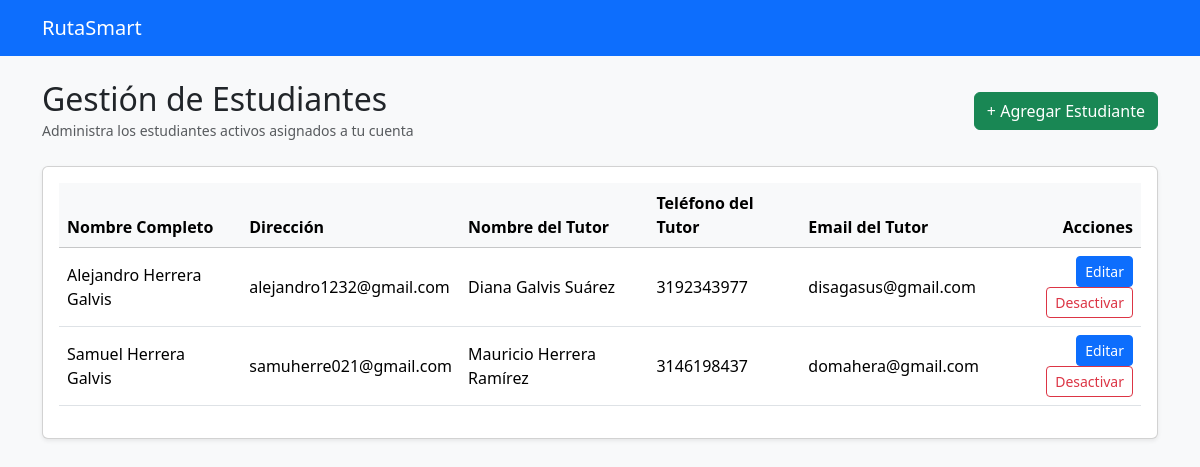
The app's page /students/ (signed in) with its own data.
### students/models.py (models this page shows, shortened)
class Student(models.Model):
    owner = models.ForeignKey(
        User,
        on_delete=models.CASCADE,
        related_name="students"
    )
    full_name = models.CharField(max_length=120)
    address = models.CharField(max_length=255)
    guardian_name = models.CharField(max_length=120)
    guardian_phone = models.CharField(max_length=20)
    guardian_email = models.EmailField(blank=True, null=True)
    is_active = models.BooleanField(default=True)
    created_at = models.DateTimeField(auto_now_add=True)
    updated_at = models.DateTimeField(auto_now=True)
    class Meta:
        ordering = ["full_name"]

### students/views.py (the view)
# urls.py: path("", RedirectView.as_view(pattern_name="student_list", permanent=False)),
@login_required
def student_list(request):
    students = Student.objects.filter(owner=request.user, is_active=True)
    return render(request, "students/student_list.html", {"students": students})

### students/templates/students/student_list.html
{% extends "base.html" %}
{% block content %}
<div class="d-flex justify-content-between align-items-center mb-4">
    <div>
        <h2 class="mb-0">Gestión de Estudiantes</h2>
        <small class="text-muted">Administra los estudiantes activos asignados a tu cuenta</small>
    </div>
    <a href="{% url 'student_create' %}" class="btn btn-success">+ Agregar Estudiante</a>
</div>
<div class="card shadow-sm">
    <div class="card-body">
        {% if students %}
            <div class="table-responsive">
                <table class="table table-hover align-middle">
                    <thead class="table-light">
                        <tr>
                            <th>Nombre Completo</th>
                            <th>Dirección</th>
                            <th>Nombre del Tutor</th>
                            <th>Teléfono del Tutor</th>
                            <th>Email del Tutor</th>
                            <th class="text-end">Acciones</th>
                        </tr>
                    </thead>
                    <tbody>
                        {% for student in students %}
                        <tr>
                            <td>{{ student.full_name }}</td>
                            <td>{{ student.address }}</td>
                            <td>{{ student.guardian_name }}</td>
                            <td>{{ student.guardian_phone }}</td>
                            <td>{{ student.guardian_email|default:"-" }}</td>
                            <td class="text-end">
                                <a href="{% url 'student_update' student.pk %}" class="btn btn-sm btn-primary">Editar</a>
                                <a href="{% url 'student_deactivate' student.pk %}" class="btn btn-sm btn-outline-danger">Desactivar</a>
                            </td>
                        </tr>
                        {% endfor %}
                    </tbody>
                </table>
            </div>
        {% else %}
            <div class="text-center py-4">
                <h5>No se encontraron estudiantes activos</h5>
                <p class="text-muted">Comienza registrando a tu primer estudiante.</p>
                <a href="{% url 'student_create' %}" class="btn btn-success">Registrar Estudiante</a>
            </div>
        {% endif %}
    </div>
</div>
{% endblock %}

### students/templates/base.html (shortened to what this page needs)
<!DOCTYPE html>
<html lang="en">
<head>
    <link href="https://cdn.jsdelivr.net/npm/bootstrap@5.3.3/dist/css/bootstrap.min.css" rel="stylesheet">
</head>
<body class="bg-light">
<nav class="navbar navbar-expand-lg navbar-dark bg-primary">
    <div class="container">
        <a class="navbar-brand" href="{% url 'student_list' %}">RutaSmart</a>
    </div>
</nav>
<div class="container mt-4">
    {% block content %}
    {% endblock %}
</div>
</body>
</html>

### records on screen
Student: full_name "Alejandro Herrera Galvis", address "alejandro1232@gmail.com", guardian_name "Diana Galvis Suárez", guardian_phone "3192343977", guardian_email "disagasus@gmail.com"
Student: full_name "Samuel Herrera Galvis", address "samuherre021@gmail.com", guardian_name "Mauricio Herrera Ramírez", guardian_phone "3146198437", guardian_email "domahera@gmail.com"
